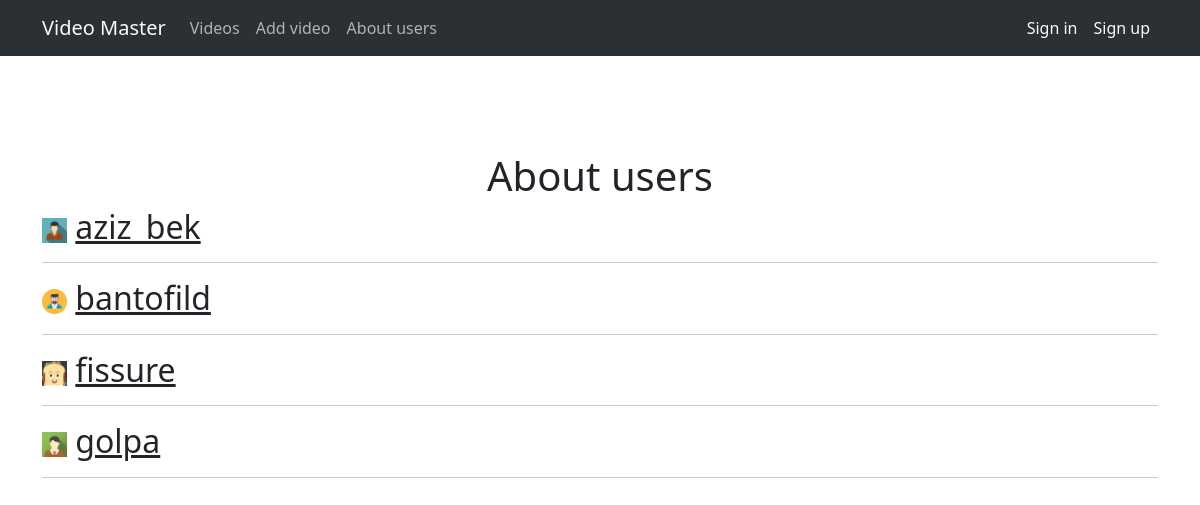
The page /about/ on the database its author committed.
### mainapp/models.py (models this page shows, shortened)
class User(models.Model):
    login = models.CharField(max_length=255, verbose_name='Логин')
    slug = models.SlugField(max_length=255, unique=True, db_index=True, verbose_name='URL')
    first_name = models.CharField(max_length=255, verbose_name='Имя')
    last_name = models.CharField(max_length=255, verbose_name='Фамилия')
    password = models.CharField(max_length=255)
    icon = models.ImageField(upload_to='icons/', verbose_name='Аватар')
    def get_absolute_url(self):
        return reverse('user', kwargs={'user_slug': self.slug})
    class Meta:
        verbose_name = 'Пользователь/автор'
        verbose_name_plural = 'Пользователи/авторы'
        ordering = ['login', 'last_name', 'first_name']

### mainapp/views.py (the view)
# urls.py: path('about/', about, name='about'),#
def about(request):
    return render(request, 'mainapp/about.html')

### mainapp/templatetags/mainapp_tags.py (called while the page is built)
@register.simple_tag()
def get_users(filter=None):
    if not filter:
        return User.objects.all()
    else:
        return User.objects.filter(pk=filter)

@register.inclusion_tag('mainapp/tags/list_users.html')
def show_users(sort=None):
    if not sort:
        users = User.objects.all()
    else:
        users = User.objects.order_by(sort)
    return {"users": users}

### mainapp/templates/mainapp/about.html
{% extends 'mainapp/base.html' %}
{% load mainapp_tags %}
{% block content %}
    <h1 class="text-center mt-5 pt-5">About users</h1>
    {% show_users 'login' %}
{% endblock %}

### mainapp/templates/mainapp/tags/list_users.html
{% for user in users %}
    <h2>
        {% if user.icon %}
        <img src="{{user.icon.url}}" alt="icon" width="25px" height="25px">
        {% endif %}
        <a href="{{ user.get_absolute_url }}" class="link-dark">{{ user.login }}</a>
    </h2>
    <hr>
{% endfor %}

### rows shown on the page
User: icon (picture), login "aziz_bek"
User: icon (picture), login "bantofild"
User: icon (picture), login "fissure"
User: icon (picture), login "golpa"
